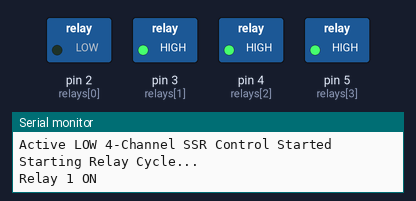
Simulated run of this sketch. Board: Arduino Uno, built with avr-gcc and run on an emulated ATmega328P. Shown: switched loads named in the sketch (green lamp = pin HIGH), the last lines printed to the serial monitor.

Above: at 2.5 s.
At 12.5 s:
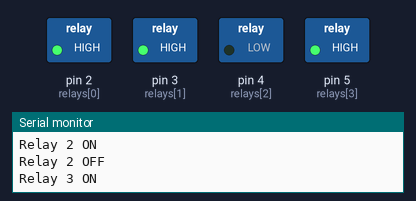
At 17.5 s:
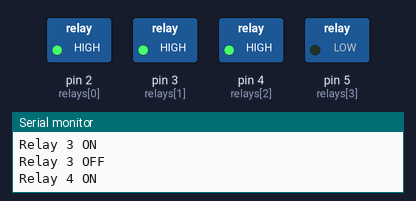
At 35.0 s:
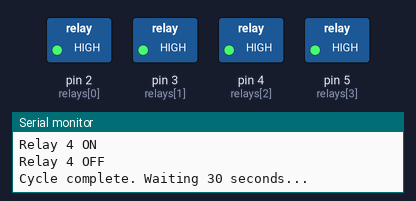
At 57.5 s:
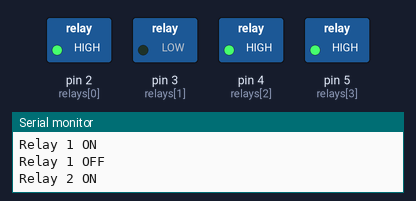
Timing chart, 0 to 65.0 s (numbered marks = the images above):
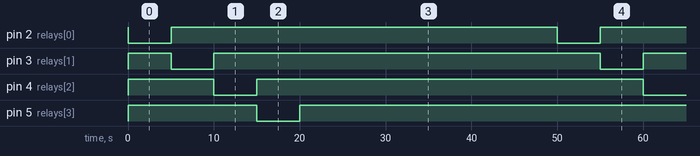

The sketch:

arduino_SSR.ino.ino
```cpp
// ----- 4-Channel SSR Control (Active LOW) -----
// Each relay turns ON for 5 seconds, one after another.
// After all 4 are done, wait 30 seconds before repeating.
//
// Connections (example):
// Relay CH1 -> Arduino pin 2
// Relay CH2 -> Arduino pin 3
// Relay CH3 -> Arduino pin 4
// Relay CH4 -> Arduino pin 5
//
// NOTE: Active LOW SSR -> LOW = ON, HIGH = OFF

#define RELAY_COUNT 4
int relays[RELAY_COUNT] = {2, 3, 4, 5};

unsigned long relayOnTime = 5000;     // 5 seconds per relay
unsigned long waitAfterCycle = 30000; // 30 seconds between cycles

void setup() {
  // Initialize relay pins as OUTPUT
  for (int i = 0; i < RELAY_COUNT; i++) {
    pinMode(relays[i], OUTPUT);
    digitalWrite(relays[i], HIGH); // Make sure all OFF initially
  }

  Serial.begin(9600);
  Serial.println("Active LOW 4-Channel SSR Control Started");
}

void loop() {
  Serial.println("Starting Relay Cycle...");

  // Turn on each relay one by one for 5 seconds
  for (int i = 0; i < RELAY_COUNT; i++) {
    Serial.print("Relay ");
    Serial.print(i + 1);
    Serial.println(" ON");

    digitalWrite(relays[i], LOW);   // Turn ON relay (active LOW)
    delay(relayOnTime);             // Keep ON for 5s
    digitalWrite(relays[i], HIGH);  // Turn OFF relay

    Serial.print("Relay ");
    Serial.print(i + 1);
    Serial.println(" OFF");
  }

  // Wait 30 seconds before starting the next cycle
  Serial.println("Cycle complete. Waiting 30 seconds...");
  delay(waitAfterCycle);
}
```

Measured:
- by itself, pin 2 (relays[0]), pin 3 (relays[1]), pin 4 (relays[2]), pin 5 (relays[3]): alternates HIGH for 45.0 s and LOW for 5.0 s
- by itself, everything shown: repeats every 50.0 s, in 5 steps
